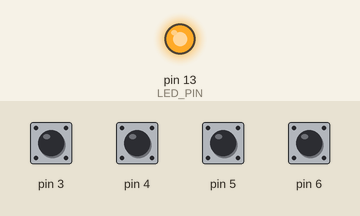
The sketch below on a simulated Arduino Uno, built with avr-gcc and run on an emulated ATmega328P. On the bench: output pins drawn as LEDs (lit = HIGH). Inputs (shaded band) come from the test bench; at power-on: pin 3–6 HIGH.

Above: at 1.2 s.
1.3 s: pin 3 pulled LOW for 0.15 s
At 1.38 s:
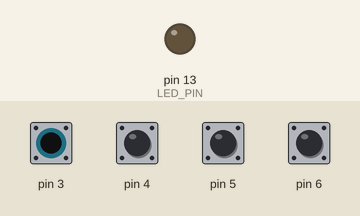
2.9 s: pin 4 pulled LOW for 0.15 s
At 4.2 s:
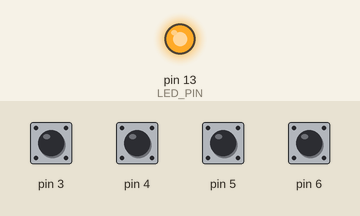
4.5 s: pin 5 pulled LOW for 0.15 s
At 4.58 s:
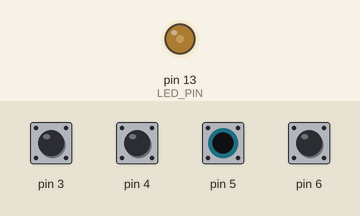
6.1 s: pin 6 pulled LOW for 0.15 s
At 6.18 s:
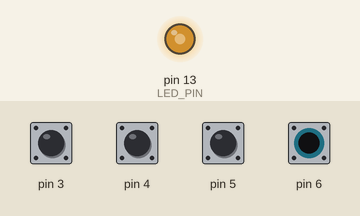
7.7 s: pin 3 pulled LOW for 1 s
At 9.1 s:
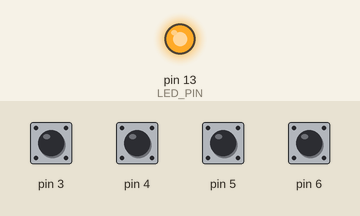
Timing chart, 0 to 10.7 s (numbered marks = the images above; inputs shaded):
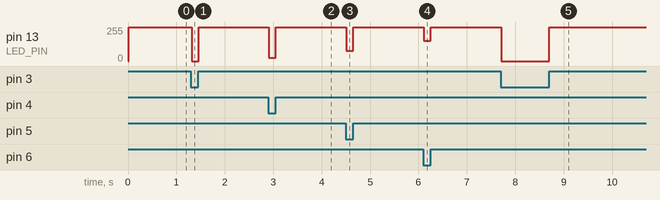

The sketch:

LedDimmen.ino
```cpp
#include <SoftPWM.h>

unsigned int LED_PIN = 13;
unsigned int STANDARD_HELLIGKEIT = 100;

unsigned int helligkeit = STANDARD_HELLIGKEIT;

void setup() {
  SoftPWMBegin();
  pinMode(3, INPUT_PULLUP);
  pinMode(4, INPUT_PULLUP);
  pinMode(5, INPUT_PULLUP);
  pinMode(6, INPUT_PULLUP);
}


void loop() {
  if (digitalRead(3) == LOW) {
    helligkeit = 0;
  }else if (digitalRead(4) == LOW) {
    helligkeit = 10;
  }else if (digitalRead(5) == LOW) {
    helligkeit = 30;
  }else if (digitalRead(6) == LOW) {
    helligkeit = 60;
  }else {
    helligkeit = STANDARD_HELLIGKEIT;
  }
   SoftPWMSetPercent(LED_PIN, helligkeit);
}
```

Measured:
- after the input at 1.3 s, pin 13 (LED_PIN): 255/255 → 0/255 at once, → 255/255 0.14 s later
- after the input at 2.9 s, pin 13 (LED_PIN): 255/255 → 25/255 at once, → 255/255 0.14 s later
- after the input at 4.5 s, pin 13 (LED_PIN): 255/255 → 76/255 at once, → 255/255 0.14 s later
- after the input at 6.1 s, pin 13 (LED_PIN): 255/255 → 153/255 at once, → 255/255 0.14 s later
- after the input at 7.7 s, pin 13 (LED_PIN): 255/255 → 0/255 at once, → 255/255 0.99 s later
